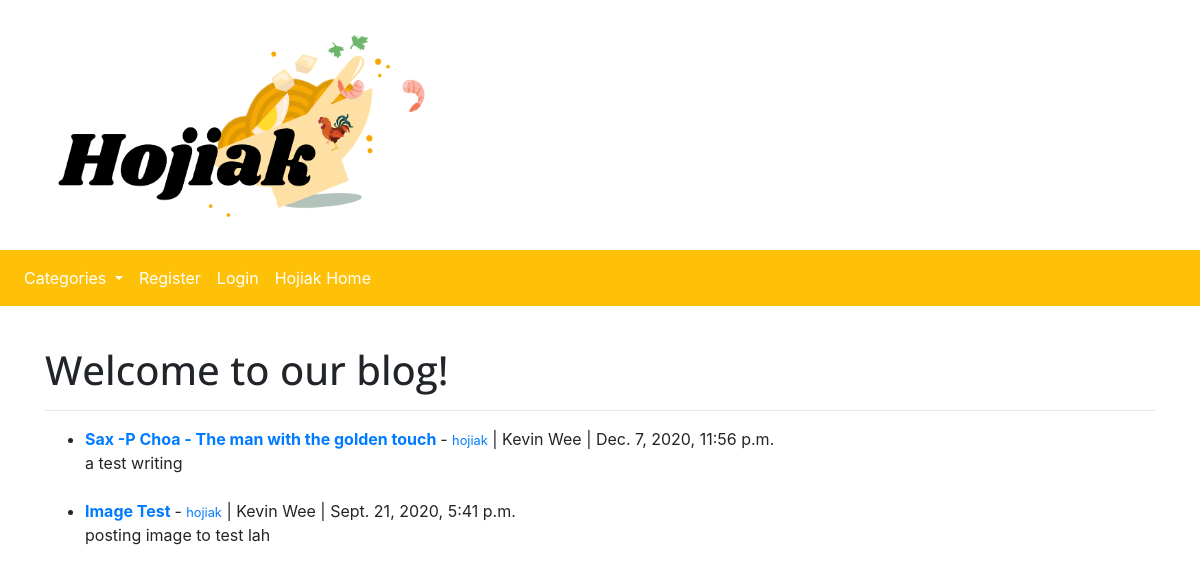
The app's page /theblog/ with its own data.
### theblog/models.py (models this page shows, shortened)
class Post(models.Model):
    title = models.CharField(max_length=255)
    header_image = models.ImageField(null=True, blank=True, upload_to="images/")
    title_tag = models.CharField(max_length=255)
    author = models.ForeignKey(User, on_delete=models.CASCADE)
    body = RichTextField(blank=True, null=True)
    post_date = models.DateTimeField(auto_now_add=True)
    category = models.CharField(max_length=255, default='hojiak')
    snippet = models.CharField(max_length=255)
    likes = models.ManyToManyField(User, related_name='blog_posts')

### theblog/views.py (the view)
# urls.py: path('', HomeView.as_view(), name='homeview'),
class HomeView(ListView):
    model = Post
    template_name = 'homeview.html'
    ordering = ['-post_date']
    def get_context_data(self, *args, **kwargs):
        cat_menu = Category.objects.all()
        context = super(HomeView, self).get_context_data(*args, **kwargs)
        context["cat_menu"] = cat_menu
        return context

### theblog/models.py (called while the page is built)
    def __str__(self):
        return self.name

### theblog/templates/homeview.html (shortened to what this page needs)
{% extends 'base.html' %}
{% block content %}
{% load static %}
<h1> Welcome to our blog! </h1>
<hr>
<ul>
{% for post in object_list %}
   <li> <a href = "{% url 'article-detail' post.pk %}"> <strong> {{ post.title }} </strong> </a> -
   <small> <a href ="{% url 'category' post.category|slugify %}">{{ post.category }}</a></small> |
   {{ post.author.first_name }} {{ post.author.last_name }} |
   {{ post.post_date }}
   <br/>
   {{ post.snippet }}
   </li>
   <br/>
{% endfor %}
</ul>
{% endblock %}

### website/static/styles.css (style rules this page uses)
h1 { font-family: 'Open Sans', sans-serif; min-height: 3rem; padding-top: 1rem; }

### records on screen
Post: title "Sax -P Choa - The man with the golden touch", category "hojiak", author.first_name "Kevin", author.last_name "Wee", post_date "Dec. 7, 2020, 11:56 p.m.", snippet "a test writing"
Post: title "Image Test", category "hojiak", author.first_name "Kevin", author.last_name "Wee", post_date "Sept. 21, 2020, 5:41 p.m.", snippet "posting image to test lah"
